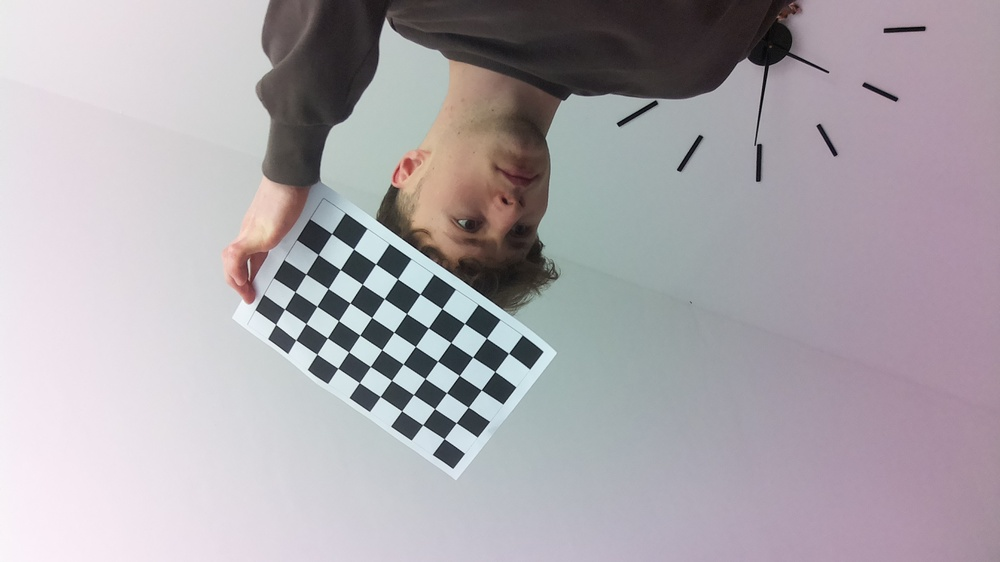
#> input picture calib_images/image_00.jpg, 1000 x 562 px, shrunk from 1920 x 1080 before the run; its folder holds only this picture in this run
$ python calibrate_camera.py
#> lines starting #> are read from the running program, lines starting #| are printed output that depends on the picture; after the words box and inside, x2 and y2 are one past the last pixel; in counts of white or black regions, pixels touching at a corner belong together
import cv2
import numpy as np
import os
import glob

# Parametry szachownicy
CHECKERBOARD = (6, 9)  # Liczba wewnętrznych narożników (szerokość, wysokość)
SQUARE_SIZE = 25  # milimetry (rozmiar kwadratu szachownicy, zmierz po wydruku)

# Kryteria zakończenia dla cornerSubPix
criteria = (cv2.TERM_CRITERIA_EPS + cv2.TERM_CRITERIA_MAX_ITER, 30, 0.001)

# Ścieżka do folderu kalibracyjnego
calib_data_path = "../calib_data"
CHECK_DIR = os.path.isdir(calib_data_path)

# Tworzenie folderu, jeśli nie istnieje
if not CHECK_DIR:
    os.makedirs(calib_data_path)
    print(f'"{calib_data_path}" Directory is created')
else:
    print(f'"{calib_data_path}" Directory already Exists.')

# Przygotowanie punktów 3D (w świecie rzeczywistym)
objp = np.zeros((CHECKERBOARD[0] * CHECKERBOARD[1], 3), np.float32)
objp[:, :2] = np.mgrid[0:CHECKERBOARD[0], 0:CHECKERBOARD[1]].T.reshape(-1, 2)
objp *= SQUARE_SIZE  # Skalowanie punktów 3D do milimetrów

# Listy do przechowywania punktów 3D i 2D
objpoints = []  # Punkty 3D w świecie rzeczywistym
imgpoints = []  # Punkty 2D w płaszczyźnie obrazu

# Folder ze zdjęciami szachownicy
image_dir_path = "calib_images"
images = glob.glob(f'{image_dir_path}/*.jpg')

if not images:
    print(f"Error: No images found in {image_dir_path}. Please add calibration images.")
    exit(1)

print(f"Found {len(images)} images for calibration.")

for fname in images:
    print(f"Processing image: {fname}")
    img = cv2.imread(fname)
#> img is the input picture: shape (562, 1000, 3); mean B, G, R 171.4, 165.8, 171.1
    if img is None:
        print(f"Warning: Could not load image {fname}. Skipping...")
        continue
    gray = cv2.cvtColor(img, cv2.COLOR_BGR2GRAY)
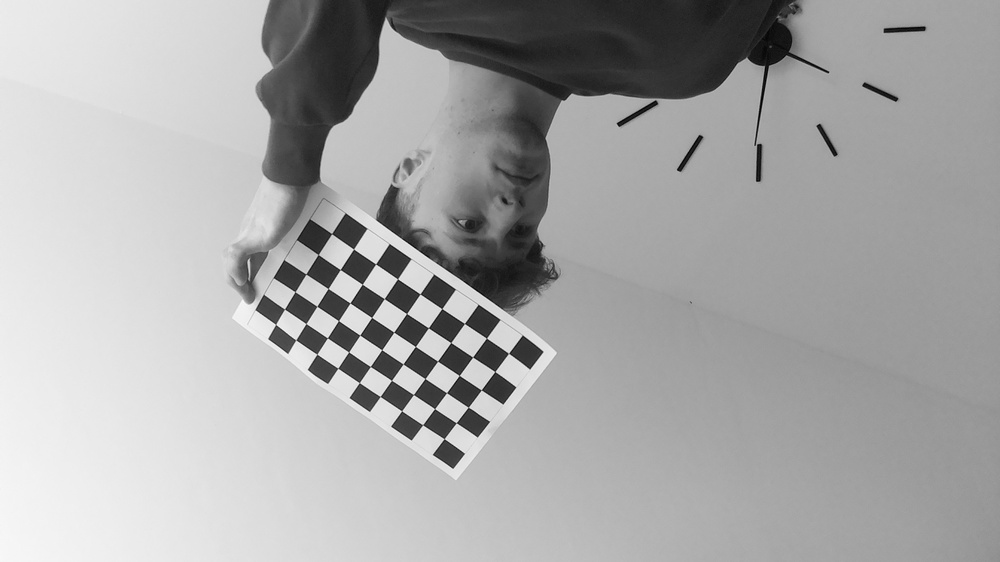
#> gray: shape (562, 1000); min 1, max 251, mean 168
    ret, corners = cv2.findChessboardCorners(gray, CHECKERBOARD, None)
#> ret = True; corners = 54 rows, first 8: [508.7, 353.3], [494.8, 371.7], [481.3, 389.8], [468.3, 407.3], [456.4, 422.7], [444.1, 438.7], [486.5, 338.1], [472.7, 357.2]
    if ret:
        objpoints.append(objp)
        corners2 = cv2.cornerSubPix(gray, corners, (11, 11), (-1, -1), criteria)
#> corners2 = 54 rows, first 8: [508.5, 353.3], [494.9, 371.5], [481.2, 389.9], [468.3, 407.2], [456.2, 422.7], [444.2, 438.6], [486.5, 338.1], [472.6, 357]
        imgpoints.append(corners2)
        # Opcjonalnie: wyświetl obraz z wykrytymi narożnikami
        cv2.drawChessboardCorners(img, CHECKERBOARD, corners2, ret)
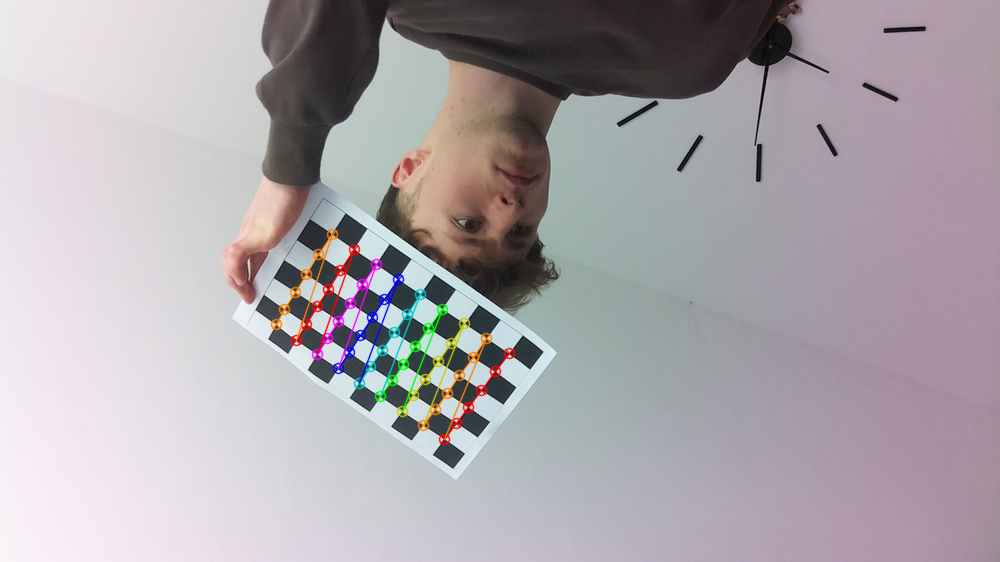
#> img: shape (562, 1000, 3); 1.65% of pixels changed, all inside (x1, y1, x2, y2) = (270, 228, 516, 446)
        cv2.imshow('Chessboard', img)
        cv2.waitKey(500)  # Pokaż na 500 ms
    else:
        print(f"Warning: Chessboard not found in {fname}. Skipping...")

cv2.destroyAllWindows()

if not objpoints or not imgpoints:
    print("Error: No valid chessboard images processed. Calibration failed.")
    exit(1)

print(f"Processed {len(objpoints)} valid images for calibration.")

# Kalibracja kamery
ret, cam_mat, dist_coef, rvecs, tvecs = cv2.calibrateCamera(
    objpoints, imgpoints, gray.shape[::-1], None, None
)
#> ret = 0.466; cam_mat = [[1072.5, 0, 499.5], [0, 1100.8, 152.5], [0, 0, 1]]; dist_coef = [[4.33, -56.6, -0.17, 0.172, 271.9]]; rvecs = ([0.167, -0.315, 2.16],); tvecs = ([3.05, 188.4, 1031],)

if not ret:
    print("Error: Camera calibration failed.")
    exit(1)

print("Calibration successful!")

# Zapis danych kalibracyjnych
np.savez(
    f"{calib_data_path}/MultiMatrix.npz",
    camMatrix=cam_mat,
    distCoef=dist_coef,
    rVector=rvecs,
    tVector=tvecs
)
print(f"Calibration data saved to {calib_data_path}/MultiMatrix.npz")

# Weryfikacja danych
print("Verifying saved calibration data...")
data = np.load(f"{calib_data_path}/MultiMatrix.npz")
print("Loaded calibration data:")
print("Camera Matrix:\n", data["camMatrix"])
print("Distortion Coefficients:\n", data["distCoef"])
print("Rotation Vectors:\n", data["rVector"])
print("Translation Vectors:\n", data["tVector"])
print("Calibration data loaded successfully!")

$ run again, on calib_images/image_01.jpg
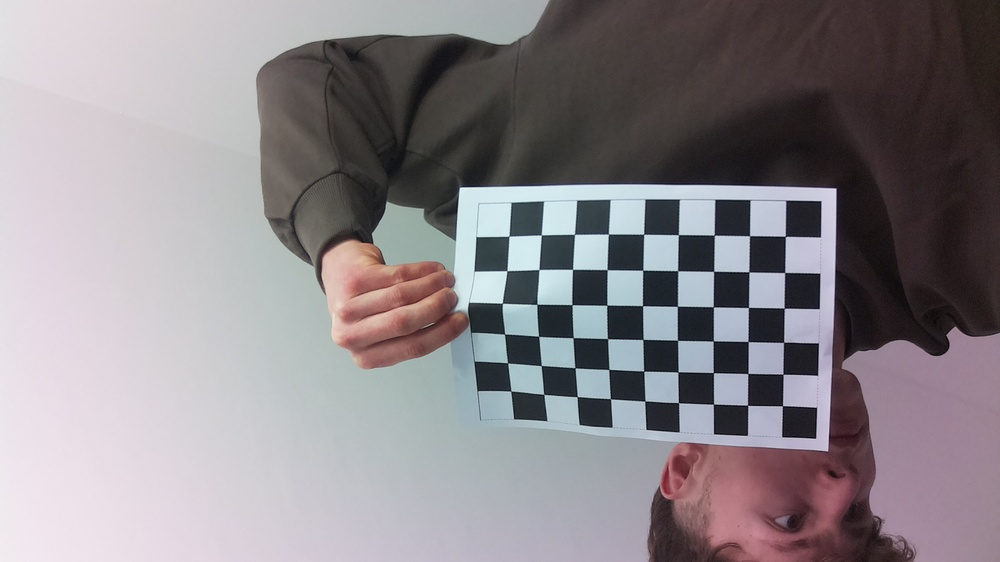
#> input picture calib_images/image_01.jpg, 1000 x 562 px, shrunk from 1920 x 1080 before the run
#> img is the input picture: shape (562, 1000, 3); mean B, G, R 138.1, 133.6, 139.3
#> `gray = cv2.cvtColor(img, cv2.COLOR_BGR2GRAY)`:
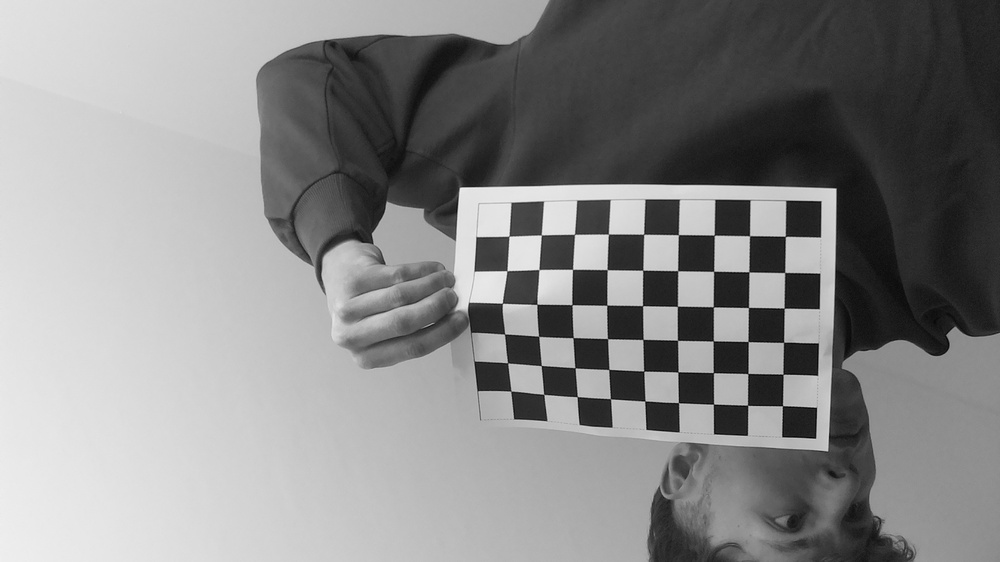
#> gray: shape (562, 1000); min 1, max 244, mean 135.8
#> `ret, corners = cv2.findChessboardCorners(gray, CHECKERBOARD, None)`: ret = True; corners = 54 rows, first 8: [785.1, 236.6], [784.7, 272.4], [784, 308.1], [783.7, 342.2], [783, 374.3], [782.6, 405.8], [749.7, 235.8], [749, 271.9]
#> corners2 = 54 rows, first 8: [785.3, 236.3], [784.7, 272.5], [784.2, 308.1], [783.6, 342.3], [783, 374.2], [782.4, 405.7], [749.5, 235.7], [748.8, 271.8]
#> `cv2.drawChessboardCorners(img, CHECKERBOARD, corners2, ret)`:
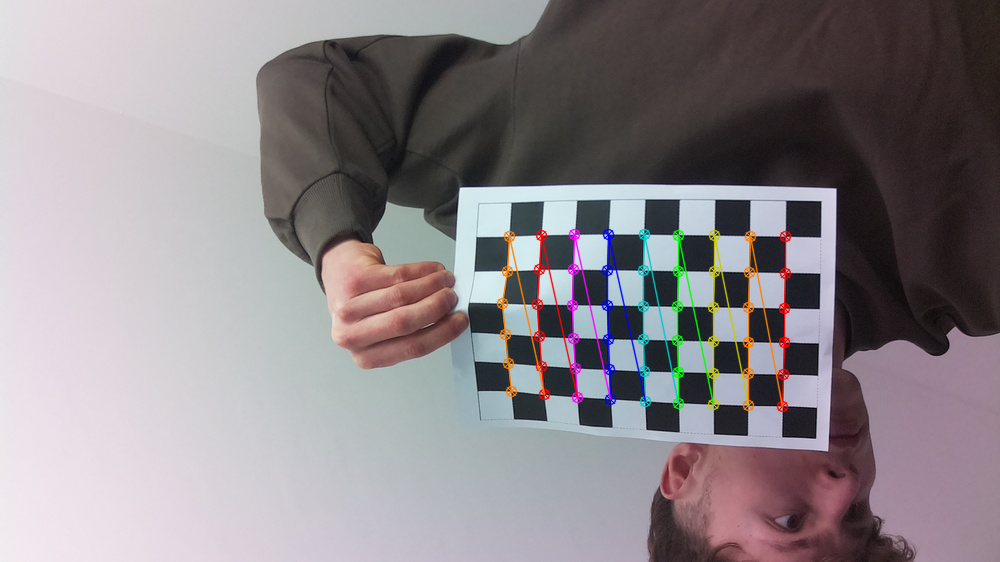
#> img: shape (562, 1000, 3); 2.26% of pixels changed, all inside (x1, y1, x2, y2) = (496, 228, 792, 413)
#> `ret, cam_mat, dist_coef, rvecs, tvecs = cv2.calibrateCamera( objpoints..`: ret = 1.02; cam_mat = [[1750.2, 0, 330.5], [0, 1985.3, 57.51], [0, 0, 1]]; dist_coef = [[-9.41, 112.5, 0.0265, 0.621, -593]]; rvecs = ([-0.318, -0.356, 1.58],); tvecs = ([293.2, 115.7, 1308.7],)
